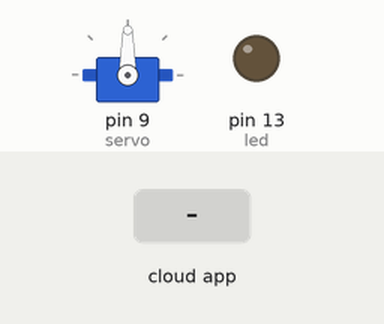
Bench run of a sketch on a simulated Arduino Uno, built with avr-gcc and run on an emulated ATmega328P. Parts: servo, output pins drawn as LEDs (lit = HIGH). The test bench sets the inputs (shaded band). The ROS host is connected and sends only what is stated; what the sketch prints to the serial monitor is not drawn.

Above: at 1.2 s.
1.3 s: the phone or cloud app sets head_servo_position to -100
At 1.6 s:
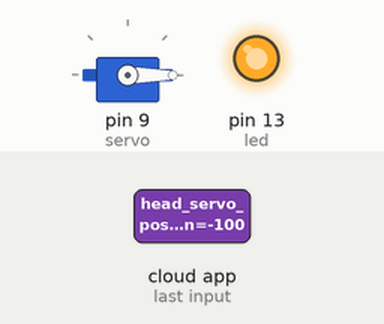
2.8 s: the phone or cloud app sets head_servo_position to 0
At 4.0 s:
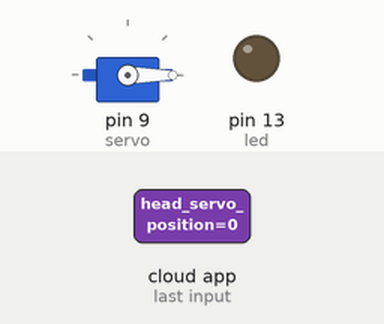
4.3 s: the phone or cloud app sets head_servo_position to 100
At 5.1 s:
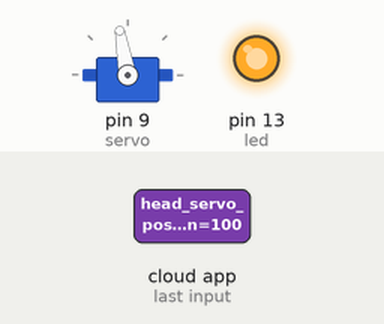
5.8 s: the phone or cloud app sets head_servo_position to 100
At 6.3 s:
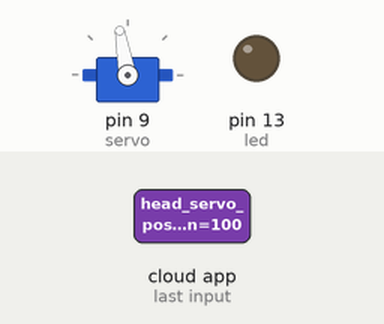
Timing chart, 0 to 8.3 s (numbered marks = the images above; inputs shaded):
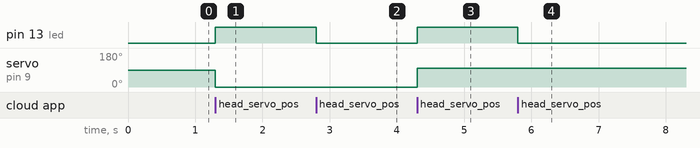

Measured:
- after the input at 1.3 s, pin 13 (led): LOW → HIGH at once; servo on pin 9 (servo): 90° → 0° at once
- after the input at 2.8 s, pin 13 (led): HIGH → LOW at once
- after the input at 4.3 s, pin 13 (led): LOW → HIGH at once; servo on pin 9 (servo): 0° → 100° at once
- after the input at 5.8 s, pin 13 (led): HIGH → LOW at once

The sketch:

ServoControl_v1.ino
```cpp
/*
 * Controlling ros arduino node to control 2 servo motors
 * by oran collins
 * github.com/wisehackermonkey
 * oranbusiness@gmail.com
 * 20210224
 * This sketch demonstrates the control of hobby R/C servos
 * using ROS and the arduiono
 *
 * For the full tutorial write up, visit
 * www.ros.org/wiki/rosserial_arduino_demos
 *
 * For more information on the Arduino Servo Library
 * Checkout :
 * http://www.arduino.cc/en/Reference/Servo
 */

#if (ARDUINO >= 100)
 #include <Arduino.h>
#else
 #include <WProgram.h>
#endif

#include <Servo.h>
#include <ros.h>
#include <std_msgs/Float32.h>
#include <std_msgs/String.h>

String HEAD_SEND_TOPIC = "debug_head_position";
String HEAD_RECEIVE_TOPIC = "head_servo_position";

ros::NodeHandle  nh;

std_msgs::String debug_message;

Servo servo;

void servo_cb( const std_msgs::Float32& cmd_msg){
  servo.write(cmd_msg.data); //set servo angle, should be from 0-180
  digitalWrite(13, HIGH-digitalRead(13));  //toggle led
}


ros::Subscriber<std_msgs::Float32> sub("head_servo_position", servo_cb);
// allow sending data back to computer for debugging purposes on ros topic "head_debug"
ros::Publisher debug_position("head_servo_position", &debug_message);

void setup(){
  Serial.begin(115200);
  pinMode(13, OUTPUT);

  nh.initNode();
  nh.subscribe(sub);
//  nh.advertise(debug_message);

  Serial.println("Setarting Ros Node Servo Control");
//  debug_message.data = "Works!";
  servo.attach(9); //attach it to pin 9
}

void loop(){

  debug_position.publish(&debug_message);
  nh.spinOnce();
  delay(1);
}
```
